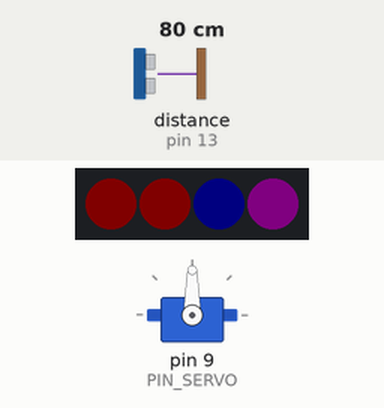
The program below on a simulated Arduino Uno, built with avr-gcc and run on an emulated ATmega328P. Shown: servo, 4 RGB LEDs in strip order, left to right. The test bench sets the inputs (shaded band); at power-on: distance to the obstacle (sensor on pin 13) 80 cm. The echo pulse lasts 58.3 µs per cm; dim RGB values are drawn brighter than linear; random numbers use the default seed unless the program sets one; what the program prints to the serial monitor is not drawn.

Above: at 1.2 s.
1.3 s: distance to the obstacle (sensor on pin 13) set to 12 cm
At 3.1 s:
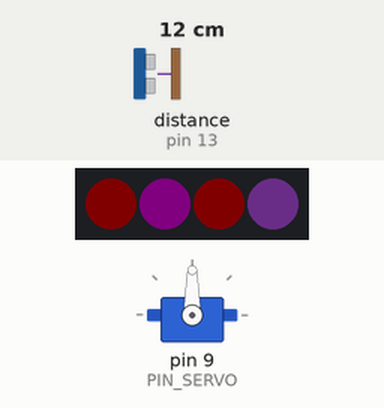
4.3 s: distance to the obstacle (sensor on pin 13) set to 9 cm
At 4.75 s:
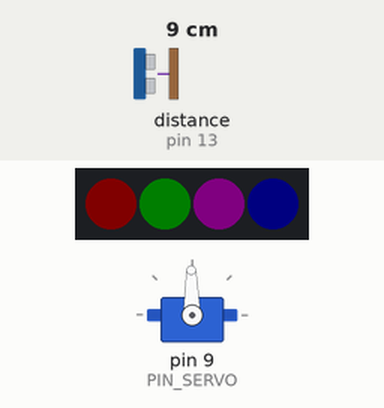
At 5.35 s:
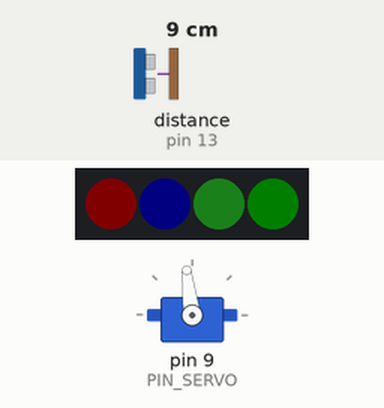
Timing chart, 0 to 26.9 s (numbered marks = the images above; inputs shaded):
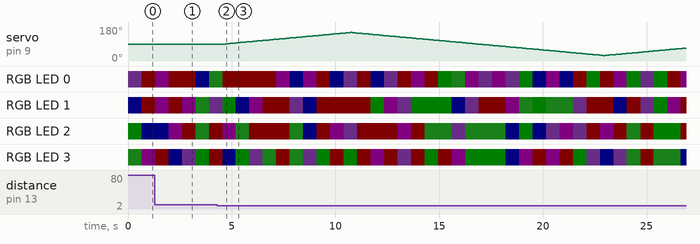

Measured:
- the behaviour switches between 11 and 10 cm on distance to the obstacle (sensor on pin 13) (found by bisection; images 1 and 2)
- after the input at 4.3 s, servo on pin 9 (PIN_SERVO): 90° → 91° after 0.40 s, → 92° 0.10 s later, → 93° 0.10 s later, → 94° 0.10 s later, … (222 changes in this stretch)

The program:

main.cpp
```cpp
#include <Arduino.h>

#include <Servo.h>
#include <FastLED.h>
#include <Ultrasonic.h>

#define NUM_LEDS 4
#define LED_PIN 7
#define PIN_US_TRIGGER 12
#define PIN_US_ECHO 13
#define PIN_SERVO 9

Ultrasonic ultrasonic(PIN_US_TRIGGER, PIN_US_ECHO);
Servo head;
CRGB leds[NUM_LEDS];
uint8_t led_brightness = 10;
int distance;
unsigned long us_start_time = 0;
unsigned long us_interval_time = 100;
uint8_t us_interval = 0;
int us_distance = 0;
bool head_rotate = false;

unsigned long led_start_time = 0;
unsigned long led_interval_time = 650;

unsigned long head_start_time = 0;
unsigned long head_interval_time = 100;

uint8_t head_pos = 90;
bool head_direction = true;

#define MAX_LED_COLORS 7
CRGB colors[MAX_LED_COLORS + 1] = {
  CRGB::Maroon,
  CRGB::DarkRed,
  CRGB::DarkBlue,
  CRGB::DarkGreen,
  CRGB::ForestGreen,
  CRGB::MediumOrchid,
  CRGB::Purple,
  CRGB::BlueViolet,
};

void setup() {
  Serial.begin(9600);
  Serial.println("Starting...");

  head.attach(PIN_SERVO);
  ultrasonic.setTimeout(20000UL);

  FastLED.addLeds<PL9823, LED_PIN>(leds, NUM_LEDS);
  FastLED.setBrightness(led_brightness);
  FastLED.clear(true);

  leds[0] = CRGB::MediumOrchid;
  leds[1] = CRGB::DarkBlue;
  leds[2] = CRGB::DarkGreen;
  leds[3] = CRGB::ForestGreen;

  FastLED.show();

  us_start_time = millis();
  led_start_time = millis();

  head.write(head_pos);
}

void loop() {
  if (millis() - led_start_time >= led_interval_time) {
    led_start_time = millis();
    leds[0] = colors[random(0, MAX_LED_COLORS)];
    leds[1] = colors[random(0, MAX_LED_COLORS)];
    leds[2] = colors[random(0, MAX_LED_COLORS)];
    leds[3] = colors[random(0, MAX_LED_COLORS)];
    FastLED.show();
  }
  if (millis() - us_start_time >= us_interval_time) {
    int d = ultrasonic.read();
    us_distance += d;
    if (us_interval == 4 && head_rotate == false) {
      if ((us_distance/4) > 5 && (us_distance/4) < 13) {
        head_rotate = true;
        head_start_time = millis();
      }
      us_interval = 0;
      us_distance = 0;
    }
    else {
      us_interval++;
    }
    us_start_time = millis();
  }

  if ((millis() - head_start_time  >= head_interval_time) && head_rotate == true) {

    if (head_pos > 150) {
      head_direction = false;
    }
    if (head_pos < 30) {
      head_direction = true;
    }
    if (head_direction == true) {
      head_pos++;
    }
    else {
      head_pos--;
    }

    head.write(head_pos);
    head_start_time = millis();
  }
}
```
